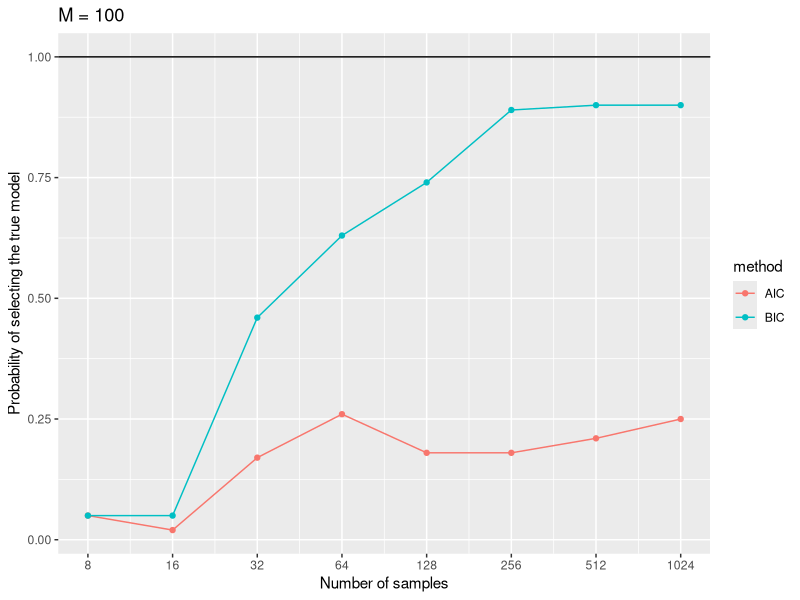

R code for this plot: (Note: a time limit stopped this script after it produced the figure.)
## ---- chunk 1
knitr::opts_chunk$set(echo = TRUE, warning = F, message = F, fig.dim = c(8,4))

require(MASS)
require(ggplot2)
## ---- chunk 2
genData <- function(n, p){
  X <- matrix(rnorm(n*p), nrow = n, ncol = p)
  B <- c(1, 1, rep(0, p-2))
  E <- rnorm(n)
  Y <- drop(X %*% B) + E + 0.5
  return(data.frame(y = Y, x = X))
}
## ---- chunk 3
probModel <- function(M, ns, p){
  # Initialize arrays
  trueAIC <- rep(0, length(ns))
  trueBIC <- rep(0, length(ns))
  
  for (i in 1:length(ns)){
    n <- ns[i]
    for (j in 1:M){
      data <- genData(n, p)
      
      # Build the full formula, take in account the p < n case
      fString <- "y ~ "
      for (k in 1:min(p-1, n-3)){
        fString <- paste(fString, "x.", k, " + ", sep = "")
      }
      fString <- paste(fString, "x.", min(p, n-2), sep = "")
      
      # Limit models
      modZero <- lm("y ~ 1", data = data)
      modAll  <- lm(fString, data = data)
      
      # Step AIC and step BIC
      redAIC  <- MASS::stepAIC(modAll, direction = "both", trace = 0, k = 2,
                               scope = list(lower = modZero, upper = modAll))
      redBIC  <- MASS::stepAIC(modAll, direction = "both", trace = 0, k = log(n),
                               scope = list(lower = modZero, upper = modAll))
      
      # Add one if correct model
      predAIC    <- names(redAIC$coefficients)
      predBIC    <- names(redBIC$coefficients)
      trueAIC[i] <- trueAIC[i] +
        1*((length(predAIC) == 3) && (prod(predAIC == c("(Intercept)", "x.1", "x.2")) == 1))
      trueBIC[i] <- trueBIC[i] +
        1*((length(predBIC) == 3) && (prod(predBIC == c("(Intercept)", "x.1", "x.2")) == 1))
    }
  }
  
  # Average and build dataframe
  trueAIC <- trueAIC/M
  trueBIC <- trueBIC/M
  return (data.frame(n = c(ns, ns),
                        p = c(trueAIC, trueBIC),
                        method = c(rep("AIC", length(ns)), rep("BIC", length(ns)))
                        ))
}
## ---- chunk 4
plotMC <- function(M, ns, p){
  ggplot(probModel(M, ns, p), aes(x = n, y = p)) +
    geom_line(aes(color = method))+
    geom_point(aes(color = method)) +
    geom_hline(yintercept = 1) +
    scale_x_continuous(trans = 'log2', breaks = ns) +
    xlab("Number of samples") +
    ylab("Probability of selecting the true model") +
    ggtitle(paste("M =", M))
}
## ---- chunk 5
plotMC(100, 2^c(3:10), 10)
plotMC(200, 2^c(3:10), 10)
plotMC(500, 2^c(3:10), 10)
plotMC(1000, 2^c(3:10), 10)
